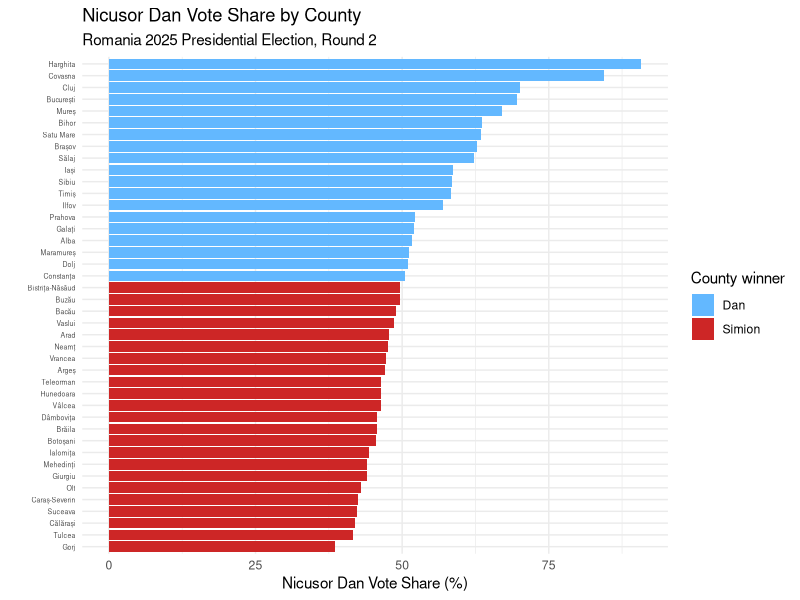
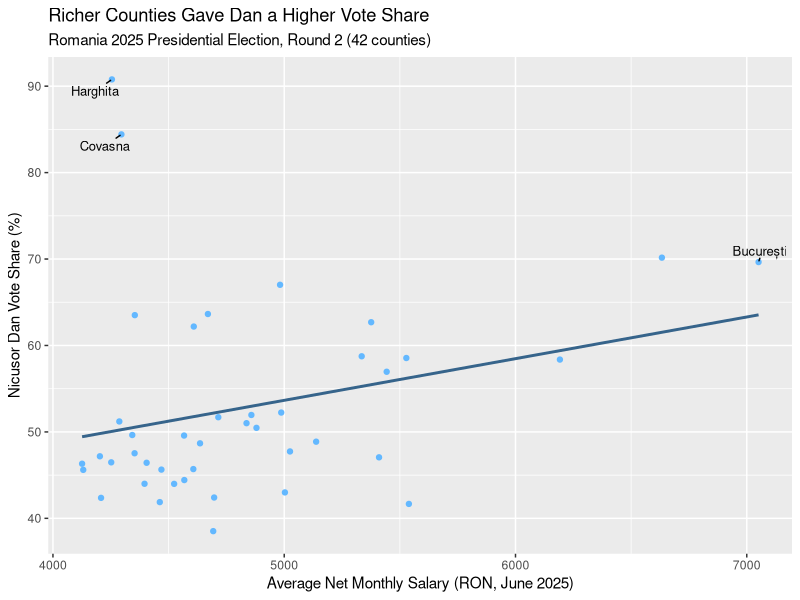
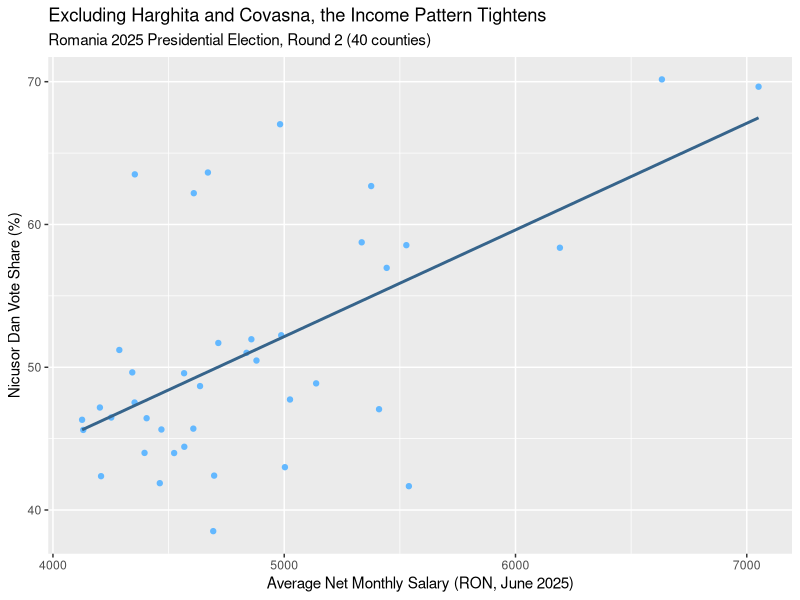

The R script that drew these images, in order:
## ---- chunk 1
htmltools::HTML('
<div style="display:flex; height:33px; width:101%; margin-bottom:1rem;">
  <div style="flex:1; background:#002B7F;"></div>
  <div style="flex:1; background:#FCD116;"></div>
  <div style="flex:1; background:#CE1126;"></div>
</div>
')
## ---- chunk 2
rm(list=ls())
library(tidyverse)
library(ggrepel)
## ---- chunk 3
vote <- read.csv("data/prez2025.csv")
## ---- chunk 4
vote_clean <- vote |>
  mutate(
    Dan_Margin = Nicusor_Dan_Pct - George_Simion_Pct,
    Winner = factor(Winner, levels = c("Dan", "Simion")),
    Salary_Group = case_when(
      Avg_Net_Salary_RON_Jun2025 < 4500 ~ "Low (under 4500)",
      Avg_Net_Salary_RON_Jun2025 >= 4500 & Avg_Net_Salary_RON_Jun2025 < 5500 ~ "Mid (4500-5500)",
      Avg_Net_Salary_RON_Jun2025 >= 5500 ~ "High (above 5500)"
    ),
    Urban_Rural = if_else(Pct_Urban >= 50, "Majority Urban", "Majority Rural")
  )
vote_clean
## ---- chunk 5
ggplot(vote_clean,
       aes(x = reorder(County, Nicusor_Dan_Pct),
           y = Nicusor_Dan_Pct,
           fill = Winner)) +
  geom_col() +
  coord_flip() +
  scale_fill_manual(values = c("Dan" = "steelblue1", "Simion" = "firebrick3")) +
  labs(
    title = "Nicusor Dan Vote Share by County",
    subtitle = "Romania 2025 Presidential Election, Round 2",
    x = "",
    y = "Nicusor Dan Vote Share (%)",
    fill = "County winner"
  ) +
  theme_minimal() +
  theme(axis.text.y = element_text(size = 5))
## ---- chunk 6
vote_clean |>
  group_by(Urban_Rural) |>
  summarize(
    avg_dan_pct = mean(Nicusor_Dan_Pct),
    avg_simion_pct = mean(George_Simion_Pct),
    avg_salary = mean(Avg_Net_Salary_RON_Jun2025),
    n = n()
  ) |>
  knitr::kable(
    digits = 1,
    col.names = c("Type", "Avg Dan %", "Avg Simion %", "Avg Salary (RON)", "N Counties")
  )
## ---- chunk 7
vote_clean |>
  group_by(Salary_Group) |>
  summarize(
    avg_dan_pct = mean(Nicusor_Dan_Pct),
    avg_simion_pct = mean(George_Simion_Pct),
    n = n()
  ) |>
  knitr::kable(
    digits = 1,
    col.names = c("Salary Group", "Avg Dan %", "Avg Simion %", "N Counties")
  )
## ---- chunk 8
ggplot(data = vote_clean,
       mapping = aes(x = Avg_Net_Salary_RON_Jun2025,
                     y = Nicusor_Dan_Pct)) +
  geom_point(color = "steelblue1") +
  geom_smooth(method = "lm", se = FALSE, color = "steelblue4") +
  geom_text_repel(
    data = vote_clean |>
      filter(County %in% c("București", "Harghita", "Covasna"))
    ,
    aes(label = County),
    size = 3.3,
    min.segment.length = 0
  ) +
  labs(x = "Average Net Monthly Salary (RON, June 2025)",
     y = "Nicusor Dan Vote Share (%)",
     title = "Richer Counties Gave Dan a Higher Vote Share",
     subtitle = "Romania 2025 Presidential Election, Round 2 (42 counties)") 
## ---- chunk 9
fit <- lm(Nicusor_Dan_Pct ~ Avg_Net_Salary_RON_Jun2025, data = vote_clean)

main_table <- summary(fit)$coefficients
rownames(main_table) <- c("Intercept", "Average net monthly salary (RON)")

knitr::kable(
  main_table,
  digits = 5,
  col.names = c("Estimate", "Std. Error", "t value", "p-value"),
  caption = "Regression of Nicușor Dan Vote Share on Average Net Monthly Salary"
)
## ---- chunk 10
vote_no_hun <- vote_clean |>
  filter(!(County %in% c("Harghita", "Covasna")))

ggplot(data = vote_no_hun,
       mapping = aes(x = Avg_Net_Salary_RON_Jun2025,
                     y = Nicusor_Dan_Pct)) +
  geom_point(color = "steelblue1") +
  geom_smooth(method = "lm", se = FALSE, color = "steelblue4") +
  labs(x = "Average Net Monthly Salary (RON, June 2025)",
     y = "Nicusor Dan Vote Share (%)",
     title = "Excluding Harghita and Covasna, the Income Pattern Tightens",
     subtitle = "Romania 2025 Presidential Election, Round 2 (40 counties)")
## ---- chunk 11
fit_no_hun <- lm(Nicusor_Dan_Pct ~ Avg_Net_Salary_RON_Jun2025, data = vote_no_hun)

restricted_table <- summary(fit_no_hun)$coefficients
rownames(restricted_table) <- c("Intercept", "Average net monthly salary (RON)")

knitr::kable(
  restricted_table,
  digits = 5,
  col.names = c("Estimate", "Std. Error", "t value", "p-value"),
  caption = "Regression Excluding Harghita and Covasna Counties"
)
